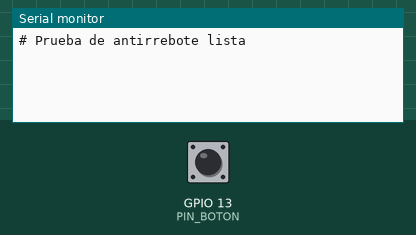
Recording of a sketch running on a simulated ESP32. Shown: the last lines printed to the serial monitor. Inputs (shaded band) come from the test bench; at power-on: GPIO 13 (PIN_BOTON) HIGH.

Above: at 1.2 s.
1.3 s: GPIO 13 (PIN_BOTON) pulled LOW for 0.15 s
At 2.6 s:
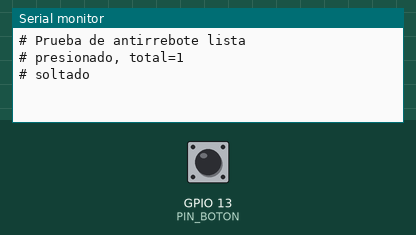
2.9 s: GPIO 13 (PIN_BOTON) pulled LOW for 1 s
At 3.7 s:
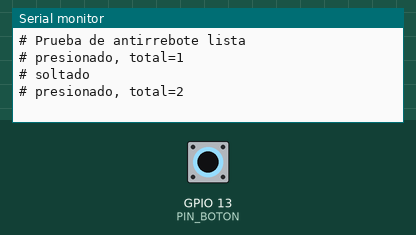
5.4 s: GPIO 13 (PIN_BOTON) pulled LOW for 0.15 s
At 7.0 s:
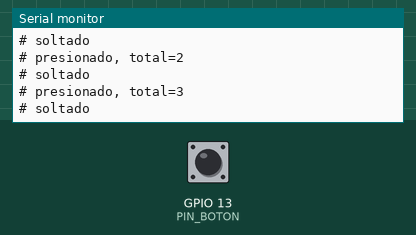

The sketch:

prueba_antirrebote.ino
```cpp
// Prueba de Antirrebote: presiona el botón 20 veces y el contador debe marcar 20.
// Botón de la tecla "do" del gatito, a GND.

#include <antirrebote.h>

namespace {
constexpr uint8_t PIN_BOTON = 13;
constexpr uint32_t ESTABLE_MS = 25;

Antirrebote boton(PIN_BOTON, ESTABLE_MS, true);
uint32_t pulsaciones = 0;
}  // namespace

void setup() {
  Serial.begin(115200);
  boton.iniciar();
  Serial.println("# Prueba de antirrebote lista");
}

void loop() {
  boton.actualizar();

  if (boton.sePresiono()) {
    pulsaciones++;
    Serial.printf("# presionado, total=%lu\n", static_cast<unsigned long>(pulsaciones));
  }
  if (boton.seSolto()) {
    Serial.println("# soltado");
  }
}
```

Measured:
- after the input at 1.3 s, the serial monitor: prints a new line at once (image 1)
- after the input at 2.9 s, the serial monitor: prints a new line at once (image 2)
- after the input at 5.4 s, the serial monitor: prints a new line at once (image 3)
